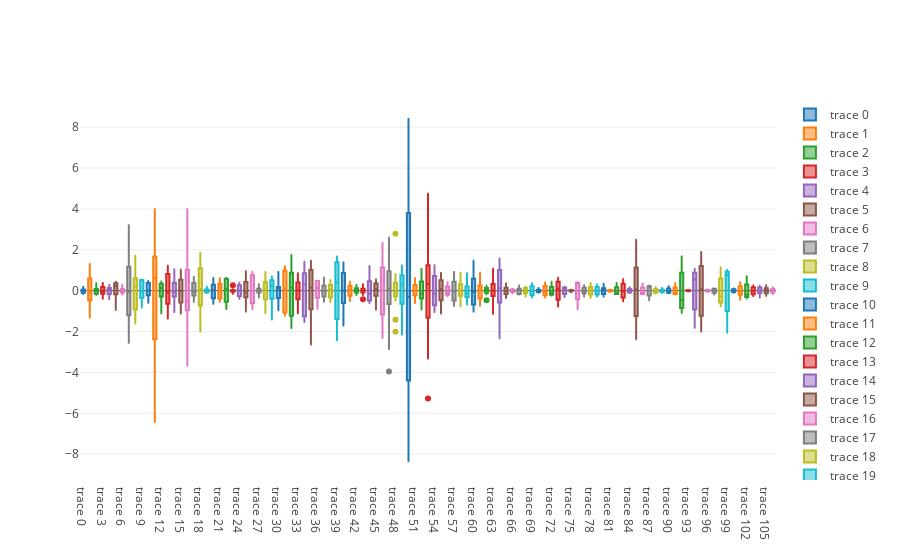

Write notebook code for a chart like this one.
### Markdown cell above
# Quadratic Regression

### Code cell
model_quad = Pipeline([('poly', PolynomialFeatures(degree=2)),('linear', LinearRegression(fit_intercept=False))])

residuals_quad = []
quad_coefs = []
for y in male_testosterones:
    x = np.arange(len(y))
    model_quad = model_quad.fit(np.arange(len(y))[:, np.newaxis], y)
    y_hat_quad = model_quad.named_steps['linear'].coef_[0] + model_quad.named_steps['linear'].coef_[1] * x + model_quad.named_steps['linear'].coef_[2] * (x** 2)
    residual_quad = y - y_hat_quad
    quad_coefs.append(model_quad.named_steps['linear'].coef_) 
    residuals_quad.append(residual_quad)

data = [go.Box(y=residual_quad, hoverinfo=residual_quad.index[0]) for residual_quad in residuals_quad]
iplot(data)
